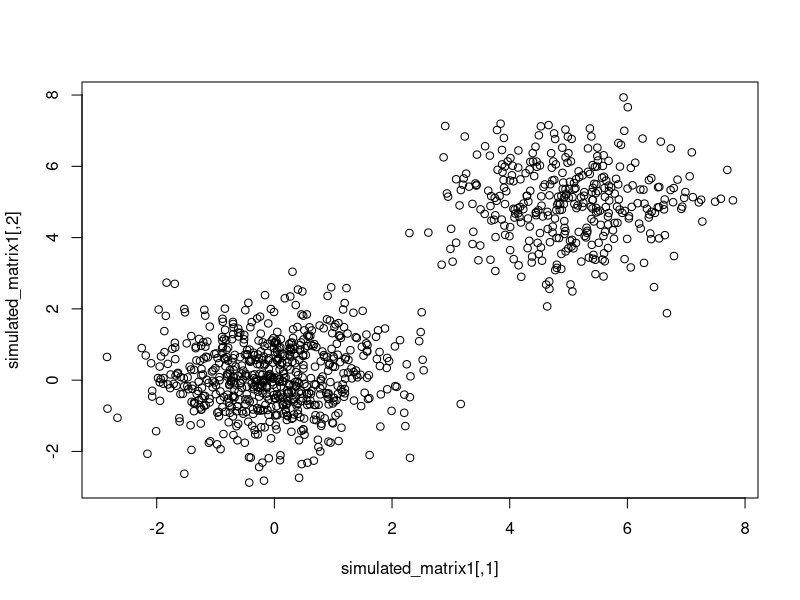
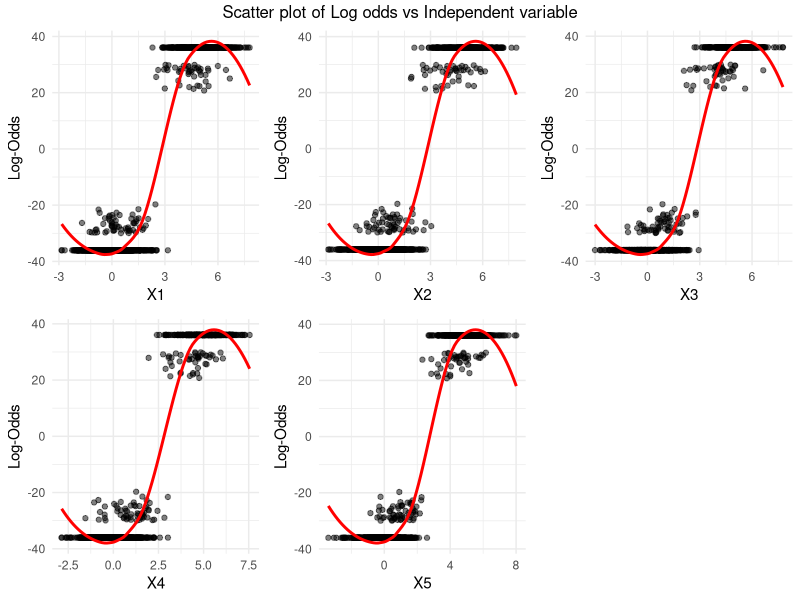
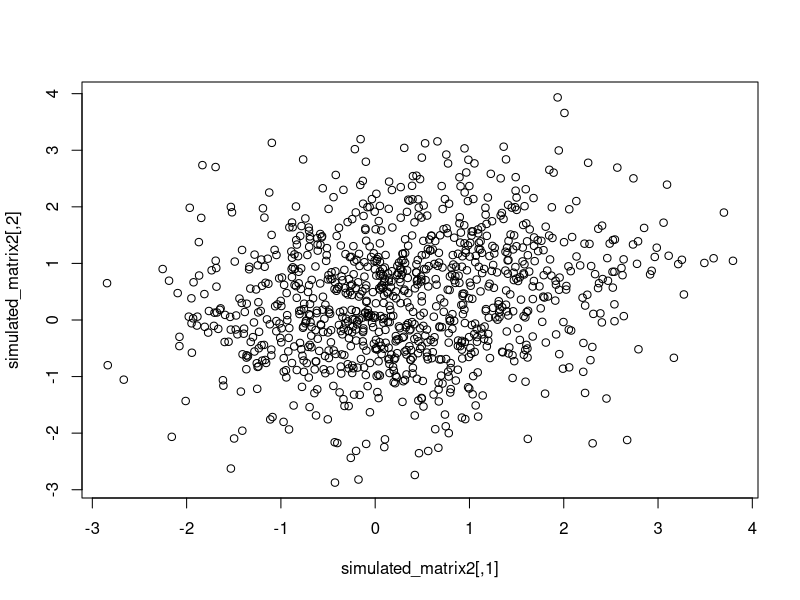
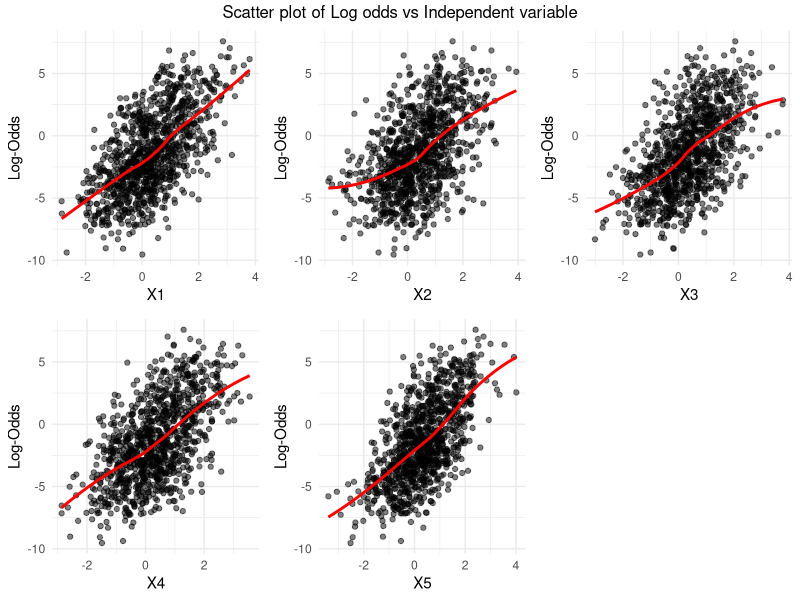

Recreate these plots in R, in order.
install.packages("e1071")
install.packages("caTools")
install.packages("caret")
install.packages("randomForest")
install.packages("tidyverse")
install.packages("broom")
install.packages("car")
install.packages("gridExtra")

library(gridExtra)
library(car)
library(tidyverse)
library(broom)

library(e1071)
library(caTools)

library(caret)
library(randomForest)
library(MASS)
library(mvtnorm)

#Applying classification methods to 1st simulated data
#simulating dataset-1

d=5
mu1=rep(0,times=d)
mu2=rep(5,times=d)
simulated_matrix1=matrix(0,1000,d)
y=c()
set.seed(1234)

for(i in 1:1000)
{
  U=runif(1,0,1)
  if(U<0.65)
  {
    simulated_matrix1[i,]=mvrnorm(1,mu1,diag(d))
    y[i]=0
  }
  else
  {
    simulated_matrix1[i,]=mvrnorm(1,mu2,diag(d))
    y[i]=1
  }

}
plot(simulated_matrix1)

#making a dataframe

simulated_dataset1=data.frame(y,simulated_matrix1)
simulated_dataset1

simulated_dataset1$y=as.factor(simulated_dataset1$y)
class(simulated_dataset1$y)

#Applying Naive Bayes to the data 
set.seed(1234)
misclassification_naive=c()

for(i in 1:100){
  indexset=sample(1:2,nrow(simulated_dataset1),replace=T,prob=c(0.8,0.2))
  train_set_naive_sim1=simulated_dataset1[indexset==1,]
  test_set_naive_sim1=simulated_dataset1[indexset==2,]
  
  # Fitting Naive Bayes Model 
  classifier_cl = naiveBayes(y ~ ., data = train_set_naive_sim1)
  classifier_cl
  
  # Predicting on test data'
  y_pred <- predict(classifier_cl, newdata = test_set_naive_sim1)
  y_pred
  compare=table(test_set_naive_sim1$y,y_pred)
  #print(compare)
  misclassification_naive=c(misclassification_naive,(compare[1,2]+compare[2,1])/(compare[1,1]+compare[1,1]+compare[2,1]+compare[2,2]))
}
print(misclassification_naive)
miss_cl_naive=mean(misclassification_naive)
miss_cl_naive

#Logistic regression 


#checking linearity
logistic=glm(y~.,data=simulated_dataset1,family= binomial(link="logit"))

summary(logistic)
prob=predict(logistic,type= "response")

log_odds = log(prob/(1-prob))
plot_X1 = ggplot(simulated_dataset1, aes(x = X1, y = log_odds)) +
  geom_point(alpha = 0.5) +
  geom_smooth(method = "loess", se = FALSE, color = "red") +
  labs(x = "X1", y = "Log-Odds") +
  theme_minimal()

plot_X2 = ggplot(simulated_dataset1, aes(x = X2, y = log_odds)) +
  geom_point(alpha = 0.5) +
  geom_smooth(method = "loess", se = FALSE, color = "red") +
  labs(x = "X2", y = "Log-Odds") +
  theme_minimal()

plot_X3 = ggplot(simulated_dataset1, aes(x = X3, y = log_odds)) +
  geom_point(alpha = 0.5) +
  geom_smooth(method = "loess", se = FALSE, color = "red") +
  labs(x = "X3", y = "Log-Odds") +
  theme_minimal()

plot_X4 = ggplot(simulated_dataset1, aes(x = X4, y = log_odds)) +
  geom_point(alpha = 0.5) +
  geom_smooth(method = "loess", se = FALSE, color = "red") +
  labs(x = "X4", y = "Log-Odds") +
  theme_minimal()

plot_X5 = ggplot(simulated_dataset1, aes(x = X5 , y = log_odds)) +
  geom_point(alpha = 0.5) +
  geom_smooth(method = "loess", se = FALSE, color = "red") +
  labs(x = "X5", y = "Log-Odds") +
  theme_minimal()

grid.arrange(plot_X1,plot_X2,plot_X3,plot_X4,plot_X5,ncol = 3, top = "Scatter plot of Log odds vs Independent variable")

#checking multicollinearity
vif_score=car::vif(logistic, type= "predictor")
vif_score

#checking misclassification
set.seed(1234)
misclassification_logistic=c()

for(i in 1:100){
  indexset=sample(1:2,nrow(simulated_dataset1),replace=T,prob=c(0.8,0.2))
  train_set=simulated_dataset1[indexset==1,]
  test_set=simulated_dataset1[indexset==2,]
  
  #Logistic regression classification  
  
  # Fitting Logistic Regression 
  logistic=glm(y~.,data=train_set,family= binomial(link="logit"))
  
  # Predicting on test data'
  logistic_pred <- predict(logistic, newdata = test_set, type = "response")
  logistic_pred
  round(logistic_pred,1)
  compare=table(test_set$y,logistic_pred)
  misclassification_logistic=c(misclassification_logistic,(compare[1,2]+compare[2,1])/(compare[1,1]+compare[1,1]+compare[2,1]+compare[2,2]))
  misclassification_logistic
  
}
print(misclassification_logistic)

miss_cl_log=mean(misclassification_logistic)
miss_cl_log

#Random forest
set.seed(1234)
misclassification_random=c()

#train_test split
for(i in 1:100){
  indexset=sample(1:2,nrow(simulated_dataset1),replace=T,prob=c(0.8,0.2))
  train_set=simulated_dataset1[indexset==1,]
  test_set=simulated_dataset1[indexset==2,]
  train_set
  
  # Fitting Random forest Model 
  rand_fmodel=randomForest(y ~ ., data = train_set,importance = TRUE,ntree = 500)
  rand_fmodel
  # Predicting on test data'
  rf_pred <- predict(rand_fmodel, newdata = test_set)
  rf_pred
  compare=table(test_set$y,rf_pred)
  print(compare)
  misclassification_random=c(misclassification_random,(compare[1,2]+compare[2,1])/(compare[1,1]+compare[1,1]+compare[2,1]+compare[2,2]))
  misclassification_random
}
miss_cl_rf=mean(misclassification_random)
miss_cl_rf



#Performing on the 2nd simulated dataset
#simulating dataset-2
d=5
mu21=rep(0,times=d)
mu22=rep(1,times=d)
simulated_matrix2=matrix(0,1000,d)
y1=c()
set.seed(1234)

for(i in 1:1000)
{
  U=runif(1,0,1)
  if(U<0.65)
  {
    simulated_matrix2[i,]=mvrnorm(1,mu21,diag(d))
    y1[i]=0
  }
  else
  {
    simulated_matrix2[i,]=mvrnorm(1,mu22,diag(d))
    y1[i]=1
  }
  
}
plot(simulated_matrix2)

#making a dataframe

simulated_dataset2=data.frame(y1,simulated_matrix2)
simulated_dataset2

simulated_dataset2$y1=as.factor(simulated_dataset2$y1)
class(simulated_dataset2$y1)

#Applying Naive Bayes to the data
set.seed(1234)
misclassification_naive=c()

for(i in 1:100){
  indexset=sample(1:2,nrow(simulated_dataset2),replace=T,prob=c(0.8,0.2))
  train_set_naive_sim2=simulated_dataset2[indexset==1,]
  test_set_naive_sim2=simulated_dataset2[indexset==2,]
  
  # Fitting Naive Bayes Model 
  classifier_cl = naiveBayes(y1 ~ ., data = train_set_naive_sim2)
  classifier_cl
  
  # Predicting on test data'
  y_pred <- predict(classifier_cl, newdata = test_set_naive_sim2)
  y_pred
  compare=table(test_set_naive_sim2$y,y_pred)
  #print(compare)
  misclassification_naive=c(misclassification_naive,(compare[1,2]+compare[2,1])/(compare[1,1]+compare[1,1]+compare[2,1]+compare[2,2]))
}
print(misclassification_naive)
miss_cl_naive=mean(misclassification_naive)
miss_cl_naive

#Logistic regression 

#linearity check
#checking linearity

logistic=glm(y1~.,data=simulated_dataset2,family= binomial(link="logit"))

summary(logistic)
prob=predict(logistic,type= "response")

log_odds = log(prob/(1-prob))
plot_X1 = ggplot(simulated_dataset2, aes(x = X1, y = log_odds)) +
  geom_point(alpha = 0.5) +
  geom_smooth(method = "loess", se = FALSE, color = "red") +
  labs( x = "X1", y = "Log-Odds") +
  theme_minimal()

plot_X2 = ggplot(simulated_dataset2, aes(x = X2, y = log_odds)) +
  geom_point(alpha = 0.5) +
  geom_smooth(method = "loess", se = FALSE, color = "red") +
  labs(x = "X2", y = "Log-Odds") +
  theme_minimal()

plot_X3 = ggplot(simulated_dataset2, aes(x = X3, y = log_odds)) +
  geom_point(alpha = 0.5) +
  geom_smooth(method = "loess", se = FALSE, color = "red") +
  labs(x = "X3", y = "Log-Odds") +
  theme_minimal()

plot_X4 = ggplot(simulated_dataset2, aes(x = X4, y = log_odds)) +
  geom_point(alpha = 0.5) +
  geom_smooth(method = "loess", se = FALSE, color = "red") +
  labs(x = "X4", y = "Log-Odds") +
  theme_minimal()

plot_X5 = ggplot(simulated_dataset2, aes(x = X5 , y = log_odds)) +
  geom_point(alpha = 0.5) +
  geom_smooth(method = "loess", se = FALSE, color = "red") +
  labs(x = "X5", y = "Log-Odds") +
  theme_minimal()

grid.arrange(plot_X1,plot_X2,plot_X3,plot_X4,plot_X5,ncol = 3, top = "Scatter plot of Log odds vs Independent variable")

#checking multicollinearity
vif_score=car::vif(logistic, type= "predictor")
vif_score
#checking misclassification
set.seed(1234)
misclassification_logistic=c()

for(i in 1:100){
  indexset=sample(1:2,nrow(simulated_dataset2),replace=T,prob=c(0.8,0.2))
  train_set=simulated_dataset2[indexset==1,]
  test_set=simulated_dataset2[indexset==2,]
  
  #Logistic regression classification  
  
  # Fitting Logistic Regression 
  logistic=glm(y1~.,data=train_set,family= binomial(link="logit"))
  
  # Predicting on test data'
  logistic_pred <- predict(logistic, newdata = test_set, type = "response")
  logistic_pred
  round(logistic_pred,1)
  compare=table(test_set$y,logistic_pred)
  misclassification_logistic=c(misclassification_logistic,(compare[1,2]+compare[2,1])/(compare[1,1]+compare[1,1]+compare[2,1]+compare[2,2]))
  misclassification_logistic
  
}
print(misclassification_logistic)

miss_cl_log=mean(misclassification_logistic)
miss_cl_log

#Random forest

set.seed(1234)
misclassification_random=c()

#train_test split
for(i in 1:100){
  indexset=sample(1:2,nrow(simulated_dataset2),replace=T,prob=c(0.8,0.2))
  train_set=simulated_dataset2[indexset==1,]
  test_set=simulated_dataset2[indexset==2,]
  train_set
  
  # Fitting Random forest Model 
  rand_fmodel=randomForest(y1 ~ ., data = train_set,importance = TRUE,ntree = 500)
  rand_fmodel
  # Predicting on test data'
  rf_pred <- predict(rand_fmodel, newdata = test_set)
  rf_pred
  compare=table(test_set$y,rf_pred)
  print(compare)
  misclassification_random=c(misclassification_random,(compare[1,2]+compare[2,1])/(compare[1,1]+compare[1,1]+compare[2,1]+compare[2,2]))
  misclassification_random
}
miss_cl_rf=mean(misclassification_random)
miss_cl_rf
